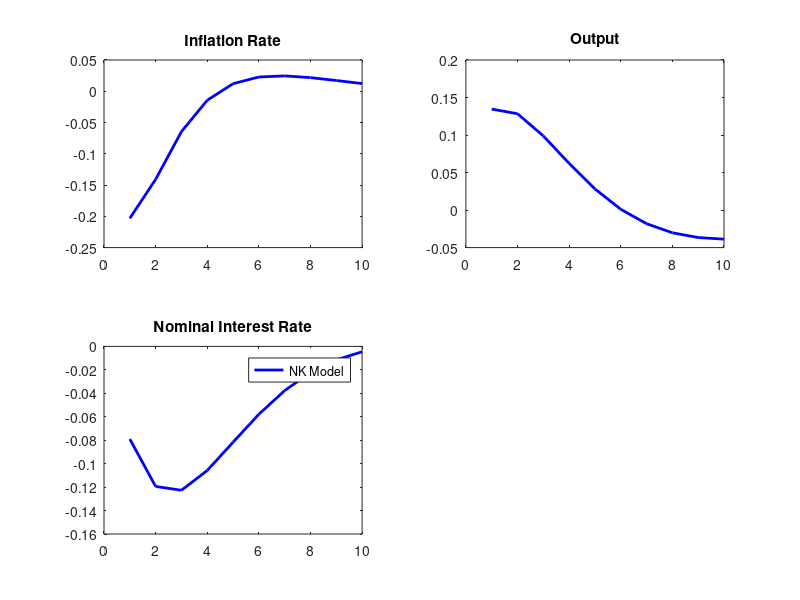

The MATLAB script that drew this image:
clear; close all;

load NKlinear_Est_results;
oo1=oo_;
lag = (1:1:10);

%% A
F1=figure(1);
set(F1, 'numbertitle','off')
set(F1, 'name', 'Impulse response functions (Technology shock)')
  h1 = area(1:10);
  set(h1,'FaceColor',[.9 .9 .9]);
subplot(2,2,1)
plot(lag,oo1.irfs.pinfobs_epsA(:,[1: 10])','b','linewidth',2);
hold on
title('Inflation Rate')
%ylabel('Output')

subplot(2,2,2)
plot(lag,oo1.irfs.dy_epsA(:,[1: 10])','b','linewidth',2);
hold on
title('Output')

subplot(2,2,3)
plot(lag,oo1.irfs.robs_epsA(:,[1: 10])','b','linewidth',2);
hold on
hold off
title('Nominal Interest Rate')


legend('NK Model', 'Location','Best','Orientation','vertical');
